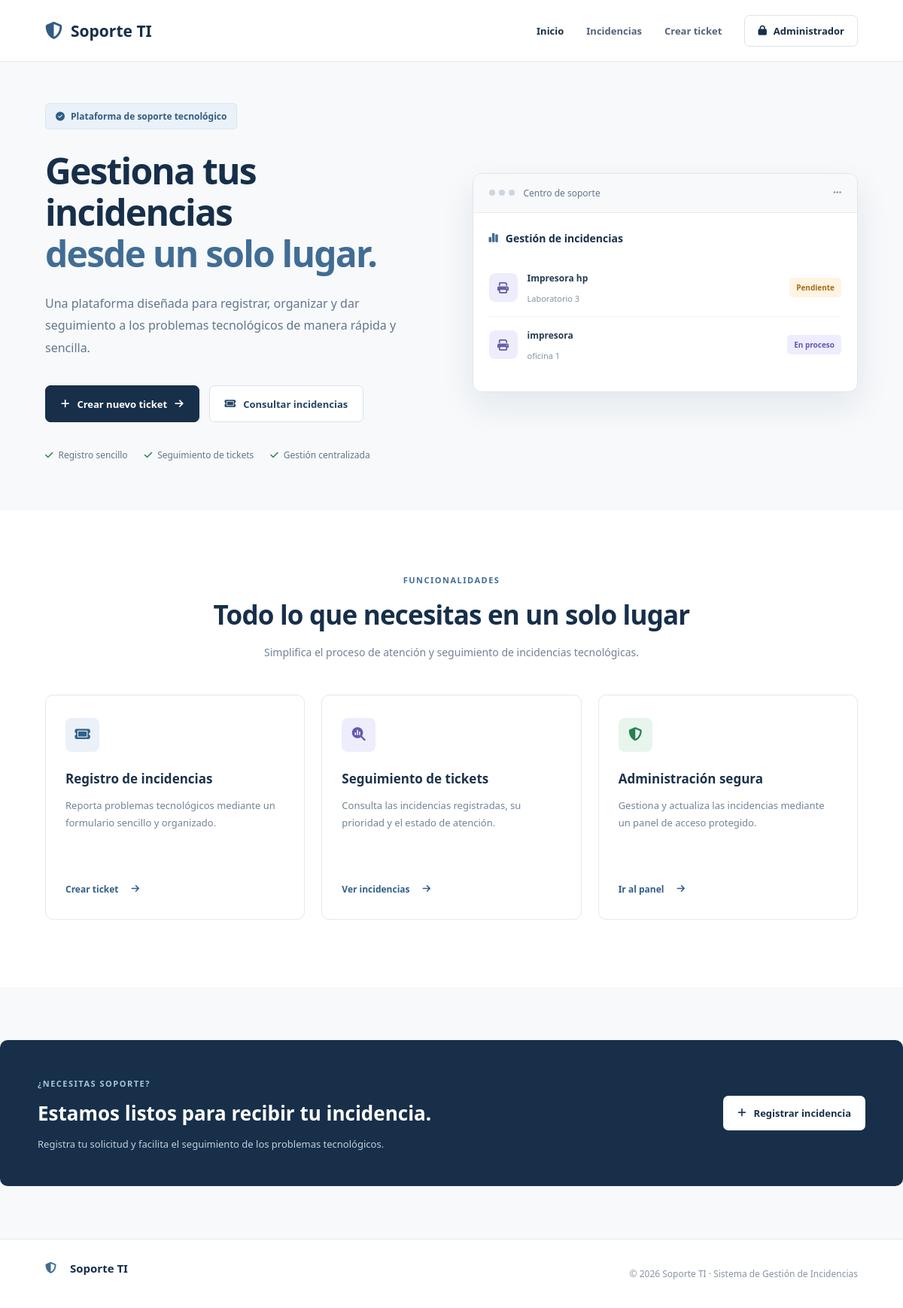
The page / on the database its author committed.
### tables this page shows
CREATE TABLE `incidencias` (
  `id` int(11) NOT NULL,
  `reportado_por` varchar(100) NOT NULL,
  `laboratorio` varchar(100) NOT NULL,
  `equipo` varchar(100) NOT NULL,
  `descripcion` text NOT NULL,
  `prioridad` enum('Baja','Media','Alta') NOT NULL,
  `estado` enum('Pendiente','En proceso','Resuelta') NOT NULL DEFAULT 'Pendiente',
  `fecha_registro` timestamp NOT NULL DEFAULT current_timestamp()
);

### index.php (the view, shortened to what this page needs)
<?php
require_once __DIR__ . "/config/conexion.php";
$admin_activo = isset($_SESSION["admin_id"]);
$sql = "
    SELECT id, equipo, laboratorio, descripcion, estado
    FROM incidencias
    ORDER BY fecha_registro DESC, id DESC
    LIMIT 3
";
$resultado = $conn->query($sql);
$incidencias_recientes = [];
if ($resultado) {
    while ($fila = $resultado->fetch_assoc()) {
        $incidencias_recientes[] = $fila;
    }
}
function escapar($texto) {
    return htmlspecialchars(
        (string) $texto,
        ENT_QUOTES,
        "UTF-8"
    );
}
function claseEstado($estado) {
    return match ($estado) {
        "Pendiente" => "pendiente",
        "En proceso" => "proceso",
        "Resuelta" => "resuelta",
        default => "pendiente"
    };
}
function obtenerIconoEquipo($equipo) {
    $equipo = mb_strtolower((string) $equipo, "UTF-8");
    if (
        str_contains($equipo, "impresora") ||
        str_contains($equipo, "printer")
    ) {
        return [
            "icono" => "fa-print",
            "color" => "morado"
        ];
    }
    return [
        "icono" => "fa-desktop",
        "color" => "azul"
    ];
}
?>
<!DOCTYPE html>
<html lang="es">
<head>
    <link rel="stylesheet" href="css/estilos.css">
    <link rel="stylesheet" href="css/inicio.css">
    <link rel="stylesheet"
          href="https://cdnjs.cloudflare.com/ajax/libs/font-awesome/6.7.2/css/all.min.css">
</head>
<body class="pagina-inicio">
<header class="inicio-header">
    <a href="index.php" class="inicio-logo">
        <i class="fa-solid fa-shield-halved"></i>
        <span>Soporte TI</span>
    </a>
    <nav class="inicio-nav">
        <a href="index.php" class="nav-activo">
            Inicio
        </a>
        <a href="incidencias.php">
            Incidencias
        </a>
        <a href="registrar.php">
            Crear ticket
        </a>
        <?php if ($admin_activo): ?>
            <a href="admin/index.php" class="inicio-acceso">
                <i class="fa-solid fa-gauge"></i>
                Administración
            </a>
            <a href="admin/logout.php" class="inicio-acceso">
                <i class="fa-solid fa-right-from-bracket"></i>
                Cerrar sesión
            </a>
        <?php else: ?>
            <a href="login.php" class="inicio-acceso">
                <i class="fa-solid fa-lock"></i>
                Administrador
            </a>
        <?php endif; ?>
    </nav>
</header>
<main>
    <section class="inicio-hero">
        <div class="hero-contenido">
            <span class="hero-etiqueta">
                <i class="fa-solid fa-circle-check"></i>
                Plataforma de soporte tecnológico
            </span>
            <h1>
                Gestiona tus incidencias
                <span>desde un solo lugar.</span>
            </h1>
            <p>
                Una plataforma diseñada para registrar,
                organizar y dar seguimiento a los problemas
                tecnológicos de manera rápida y sencilla.
            </p>
            <div class="hero-botones">
                <a href="registrar.php" class="hero-btn-principal">
                    <i class="fa-solid fa-plus"></i>
                    Crear nuevo ticket
                    <i class="fa-solid fa-arrow-right"></i>
                </a>
                <a href="incidencias.php" class="hero-btn-secundario">
                    <i class="fa-solid fa-ticket"></i>
                    Consultar incidencias
                </a>
            </div>
            <div class="hero-beneficios">
                <span>
                    <i class="fa-solid fa-check"></i>
                    Registro sencillo
                </span>
                <span>
                    <i class="fa-solid fa-check"></i>
                    Seguimiento de tickets
                </span>
                <span>
                    <i class="fa-solid fa-check"></i>
                    Gestión centralizada
                </span>
            </div>
        </div>
        <div class="hero-visual">
            <div class="hero-panel">
                <div class="hero-panel-header">
                    <div class="hero-puntos">
                        <span></span>
                        <span></span>
                        <span></span>
                    </div>
                    <span>Centro de soporte</span>
                    <i class="fa-solid fa-ellipsis"></i>
                </div>
                <div class="hero-panel-body">
                    <div class="hero-panel-titulo">
                        <i class="fa-solid fa-chart-simple"></i>
                        <span>Gestión de incidencias</span>
                    </div>
                    <?php if (count($incidencias_recientes) > 0): ?>
                        <?php foreach ($incidencias_recientes as $incidencia): ?>
                            <?php
                            $apariencia = obtenerIconoEquipo(
                                $incidencia["equipo"]
                            );
                            $clase_estado = claseEstado(
                                $incidencia["estado"]
                            );
                            ?>
                            <div class="hero-mini-ticket">
                                <div class="mini-ticket-icono <?= escapar($apariencia["color"]) ?>">
                                    <i class="fa-solid <?= escapar($apariencia["icono"]) ?>"></i>
                                </div>
                                <div>
                                    <strong title="<?= escapar($incidencia["equipo"]) ?>">
                                        <?= escapar($incidencia["equipo"]) ?>
                                    </strong>
                                    <small title="<?= escapar($incidencia["laboratorio"]) ?>">
                                        <?= escapar($incidencia["laboratorio"]) ?>
                                    </small>
                                </div>
                                <span class="mini-ticket-estado <?= escapar($clase_estado) ?>">
                                    <?= escapar($incidencia["estado"]) ?>
                                </span>
                            </div>
                        <?php endforeach; ?>
                    <?php endif; ?>
                </div>
            </div>
        </div>
    </section>
    <section class="inicio-funciones">
        <div class="inicio-seccion-titulo">
            <span>FUNCIONALIDADES</span>
            <h2>
                Todo lo que necesitas en un solo lugar
            </h2>
            <p>
                Simplifica el proceso de atención y
                seguimiento de incidencias tecnológicas.
            </p>
        </div>
        <div class="funciones-grid">
            <article class="funcion-card">
                <div class="funcion-icono azul">
                    <i class="fa-solid fa-ticket"></i>
                </div>
                <h3>Registro de incidencias</h3>
                <p>
                    Reporta problemas tecnológicos mediante
                    un formulario sencillo y organizado.
                </p>
                <a href="registrar.php">
                    Crear ticket
                    <i class="fa-solid fa-arrow-right"></i>
                </a>
            </article>
            <article class="funcion-card">
                <div class="funcion-icono morado">
                    <i class="fa-solid fa-magnifying-glass-chart"></i>
                </div>
                <h3>Seguimiento de tickets</h3>
                <p>
                    Consulta las incidencias registradas,
                    su prioridad y el estado de atención.
                </p>
                <a href="incidencias.php">
                    Ver incidencias
                    <i class="fa-solid fa-arrow-right"></i>
                </a>
            </article>
            <article class="funcion-card">
                <div class="funcion-icono verde">
                    <i class="fa-solid fa-shield-halved"></i>
                </div>
                <h3>Administración segura</h3>
                <p>
                    Gestiona y actualiza las incidencias
                    mediante un panel de acceso protegido.
                </p>
                <a href="<?= $admin_activo ? 'admin/index.php' : 'login.php' ?>">
                    Ir al panel
                    <i class="fa-solid fa-arrow-right"></i>
                </a>
            </article>
        </div>
    </section>
    <section class="inicio-cta">
        <div>
            <span>¿NECESITAS SOPORTE?</span>
            <h2>
                Estamos listos para recibir tu incidencia.
            </h2>
            <p>
                Registra tu solicitud y facilita el seguimiento
                de los problemas tecnológicos.
            </p>
        </div>
        <a href="registrar.php">
            <i class="fa-solid fa-plus"></i>
            Registrar incidencia
        </a>
    </section>
</main>
<footer class="inicio-footer">
    <div class="inicio-footer-logo">
        <i class="fa-solid fa-shield-halved"></i>
        Soporte TI
    </div>
    <p>
        &copy; 2026 Soporte TI · Sistema de Gestión de Incidencias
    </p>
</footer>
</body>
</html>

### index.php (style rules this page uses)
.hero-mini-ticket > div:nth-child(2) { min-width: 0; flex: 1; }
.hero-mini-ticket strong, .hero-mini-ticket small { display: block; overflow: hidden; text-overflow: ellipsis; white-space: nowrap; }
.hero-mini-ticket .mini-ticket-estado { flex-shrink: 0; }

### rows shown on the page
incidencias: equipo "Impresora hp", laboratorio "Laboratorio 3", estado "Pendiente"
incidencias: equipo "impresora", laboratorio "oficina 1", estado "En proceso"
